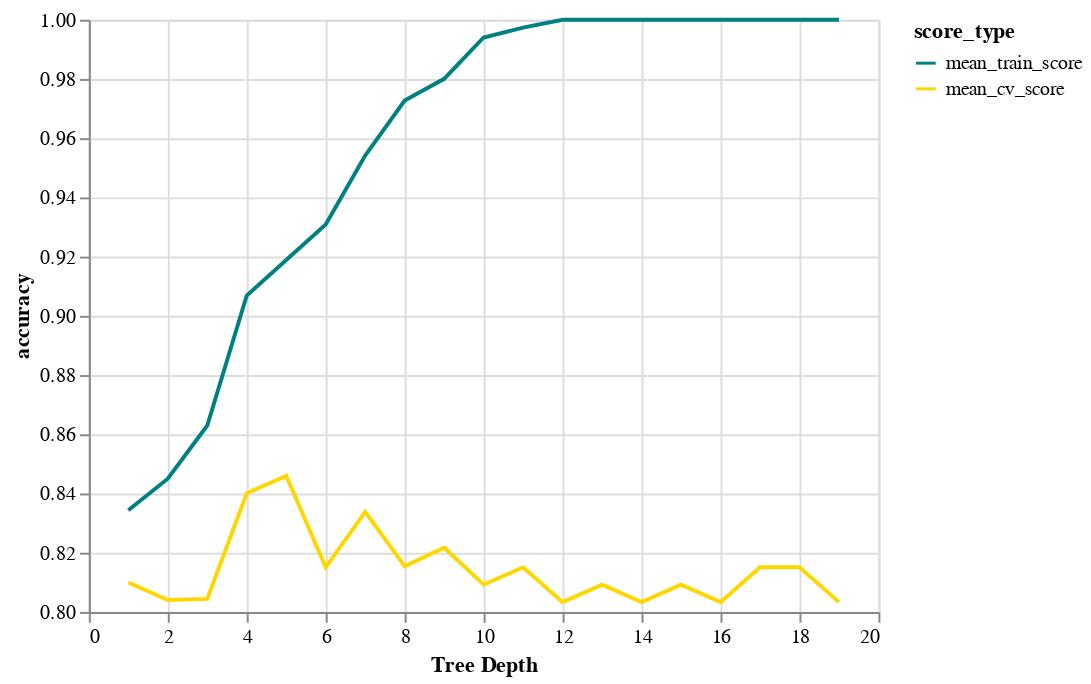

Notebook source saved alongside this figure:
### Code cell
chart1.encode(alt.Y('accuracy:Q', scale=alt.Scale(zero=False)))

### Figure 1 — Vega-Lite specification as saved in the notebook (floating-point values rounded to 4 significant figures)
{"config": {"view": {"continuousWidth": 400, "continuousHeight": 300}}, "data": {"name": "data-f8454e79ee955dd49b3d2cbbaf366660"}, "mark": "line", "encoding": {"color": {"type": "nominal", "field": "score_type", "scale": {"domain": ["mean_train_score", "mean_cv_score"], "range": ["teal", "gold"]}}, "x": {"type": "quantitative", "axis": {"title": "Tree Depth"}, "field": "depth"}, "y": {"type": "quantitative", "field": "accuracy", "scale": {"zero": false}}}, "$schema": "https://vega.github.io/schema/vega-lite/v4.8.1.json", "datasets": {"data-f8454e79ee955dd49b3d2cbbaf366660": [{"depth": 1, "score_type": "mean_train_score", "accuracy": 0.8343}, {"depth": 2, "score_type": "mean_train_score", "accuracy": 0.845}, {"depth": 3, "score_type": "mean_train_score", "accuracy": 0.863}, {"depth": 4, "score_type": "mean_train_score", "accuracy": 0.9069}, {"depth": 5, "score_type": "mean_train_score", "accuracy": 0.9188}, {"depth": 6, "score_type": "mean_train_score", "accuracy": 0.9308}, {"depth": 7, "score_type": "mean_train_score", "accuracy": 0.9541}, {"depth": 8, "score_type": "mean_train_score", "accuracy": 0.9727}, {"depth": 9, "score_type": "mean_train_score", "accuracy": 0.98}, {"depth": 10, "score_type": "mean_train_score", "accuracy": 0.994}, {"depth": 11, "score_type": "mean_train_score", "accuracy": 0.9973}, {"depth": 12, "score_type": "mean_train_score", "accuracy": 1.0}, {"depth": 13, "score_type": "mean_train_score", "accuracy": 1.0}, {"depth": 14, "score_type": "mean_train_score", "accuracy": 1.0}, {"depth": 15, "score_type": "mean_train_score", "accuracy": 1.0}, {"depth": 16, "score_type": "mean_train_score", "accuracy": 1.0}, {"depth": 17, "score_type": "mean_train_score", "accuracy": 1.0}, {"depth": 18, "score_type": "mean_train_score", "accuracy": 1.0}, {"depth": 19, "score_type": "mean_train_score", "accuracy": 1.0}, {"depth": 1, "score_type": "mean_cv_score", "accuracy": 0.8099}, {"depth": 2, "score_type": "mean_cv_score", "accuracy": 0.804}, {"depth": 3, "score_type": "mean_cv_score", "accuracy": 0.8044}, {"depth": 4, "score_type": "mean_cv_score", "accuracy": 0.8401}, {"depth": 5, "score_type": "mean_cv_score", "accuracy": 0.846}, {"depth": 6, "score_type": "mean_cv_score", "accuracy": 0.8151}, {"depth": 7, "score_type": "mean_cv_score", "accuracy": 0.8338}, {"depth": 8, "score_type": "mean_cv_score", "accuracy": 0.8154}, {"depth": 9, "score_type": "mean_cv_score", "accuracy": 0.8217}, {"depth": 10, "score_type": "mean_cv_score", "accuracy": 0.8092}, {"depth": 11, "score_type": "mean_cv_score", "accuracy": 0.8151}, {"depth": 12, "score_type": "mean_cv_score", "accuracy": 0.8033}, {"depth": 13, "score_type": "mean_cv_score", "accuracy": 0.8092}, {"depth": 14, "score_type": "mean_cv_score", "accuracy": 0.8033}, {"depth": 15, "score_type": "mean_cv_score", "accuracy": 0.8092}, {"depth": 16, "score_type": "mean_cv_score", "accuracy": 0.8033}, {"depth": 17, "score_type": "mean_cv_score", "accuracy": 0.8151}, {"depth": 18, "score_type": "mean_cv_score", "accuracy": 0.8151}, {"depth": 19, "score_type": "mean_cv_score", "accuracy": 0.8033}]}}
